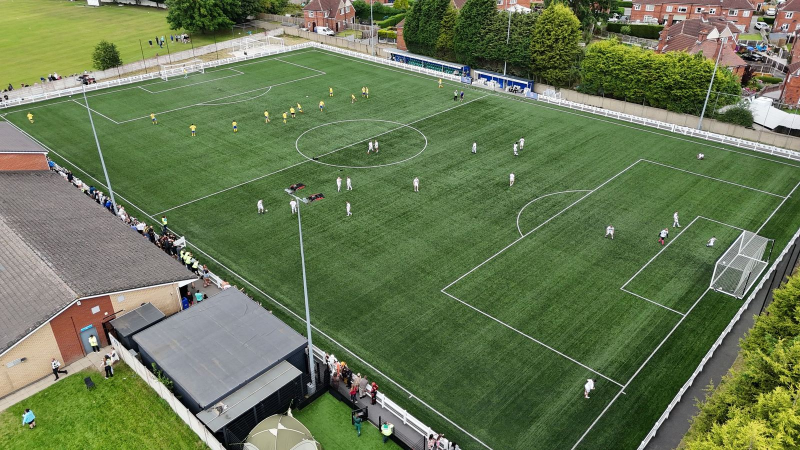
#> input picture images/originals/hero-field-original.jpg, 1600 x 900 px (shown at 1/2 size)
$ python build-hero-film.py
#> lines starting #> are read from the running program, lines starting #| are printed output that depends on the picture
"""Southbound: the old-print look of the home page photo (option I3, Eddie 2026-10-28).

The effect is baked into the file once, so phones do no extra work:
strong sepia, soft grain, a warm light leak top right, dark corners.
Source: images/originals/hero-field-original.jpg (untouched Pexels photo).
Writes images/hero-field.jpg. Then run `python3 scripts/build-images.py`
for the WebP sizes, and `npm run manifest`.

    python3 scripts/build-hero-film.py
"""
import os
import numpy as np
from PIL import Image

ROOT = os.path.join(os.path.dirname(os.path.abspath(__file__)), "..")
src = os.path.join(ROOT, "images", "originals", "hero-field-original.jpg")
out = os.path.join(ROOT, "images", "hero-field.jpg")

im = Image.open(src).convert("RGB")
#> im is the input picture: PIL image 1600x900 RGB; mean R, G, B 103.4, 119.4, 82.6
a = np.asarray(im).astype(np.float32) / 255.0
h, w = a.shape[:2]
#> h = 900; w = 1600

# Sepia at 70 percent, a touch less saturated.
sep = np.stack([
    a[..., 0] * .393 + a[..., 1] * .769 + a[..., 2] * .189,
    a[..., 0] * .349 + a[..., 1] * .686 + a[..., 2] * .168,
    a[..., 0] * .272 + a[..., 1] * .534 + a[..., 2] * .131,
], -1)
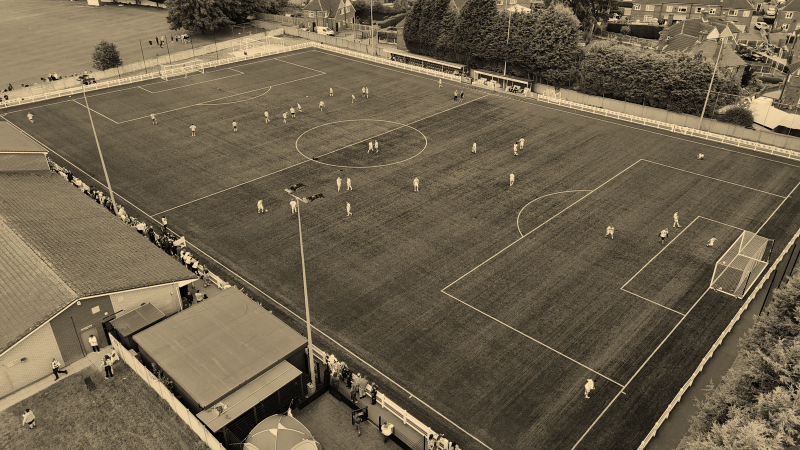
#> sep: shape (900, 1600, 3) float32 (shown at 1/2 size); mean R, G, B 0.581, 0.517, 0.403; drawn with min black and max white
a = a * .3 + np.clip(sep, 0, 1) * .7
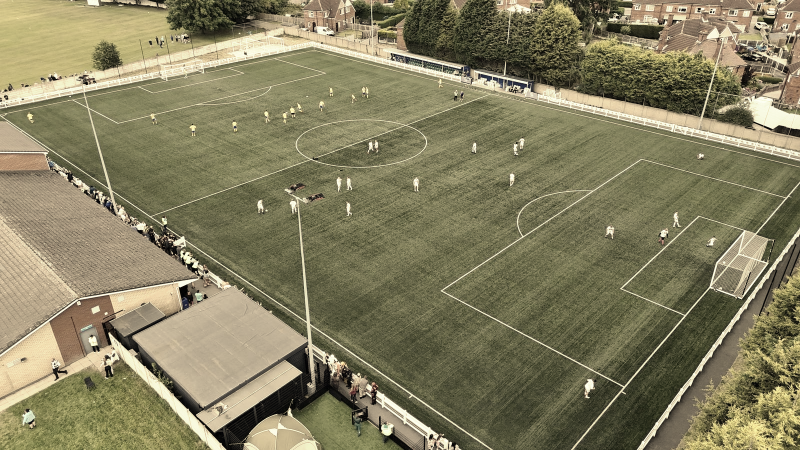
#> a: shape (900, 1600, 3) float32 (shown at 1/2 size); mean R, G, B 0.521, 0.5, 0.379

yy, xx = np.mgrid[0:h, 0:w].astype(np.float32)
# Warm light leak, top right.
d = np.sqrt(((xx - w) / (w * .7)) ** 2 + (yy / (h * .6)) ** 2)
leak = np.clip(1 - d, 0, 1) ** 1.6 * .55
a = a + leak[..., None] * np.array([1.0, .55, .24], dtype=np.float32)
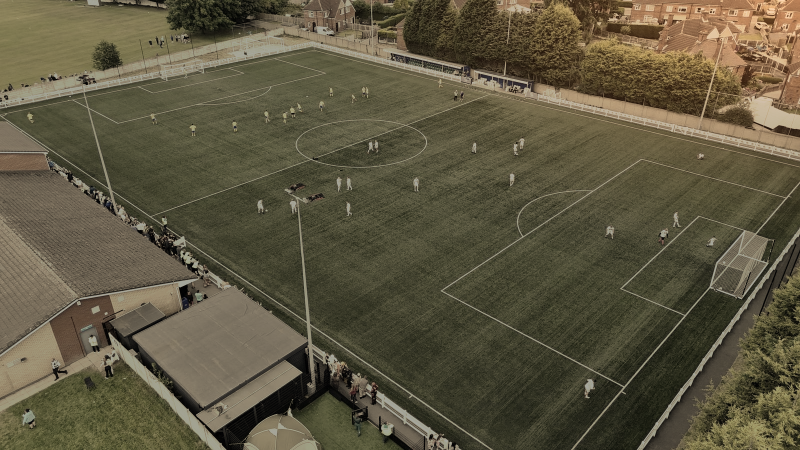
#> a: shape (900, 1600, 3) float32 (shown at 1/2 size); mean R, G, B 0.56, 0.521, 0.388; drawn with min black and max white
# Dark corners.
v = np.sqrt(((xx - w / 2) / (w * .62)) ** 2 + ((yy - h * .45) / (h * .62)) ** 2)
a = a * (1 - np.clip((v - .55) / .6, 0, 1) ** 1.5 * .5)[..., None]
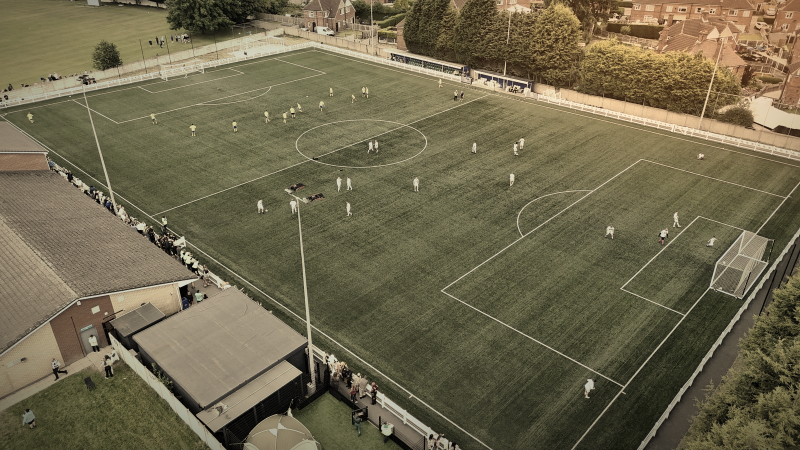
#> a: shape (900, 1600, 3) float32 (shown at 1/2 size); mean R, G, B 0.511, 0.477, 0.356; drawn with min black and max white
# Grain (fixed seed so a rebuild gives the same file).
rng = np.random.default_rng(7)
a = a + rng.normal(0, .035, (h, w, 1)).astype(np.float32)
Image.fromarray((np.clip(a, 0, 1) * 255).astype(np.uint8)).save(out, "JPEG", quality=84, optimize=True)
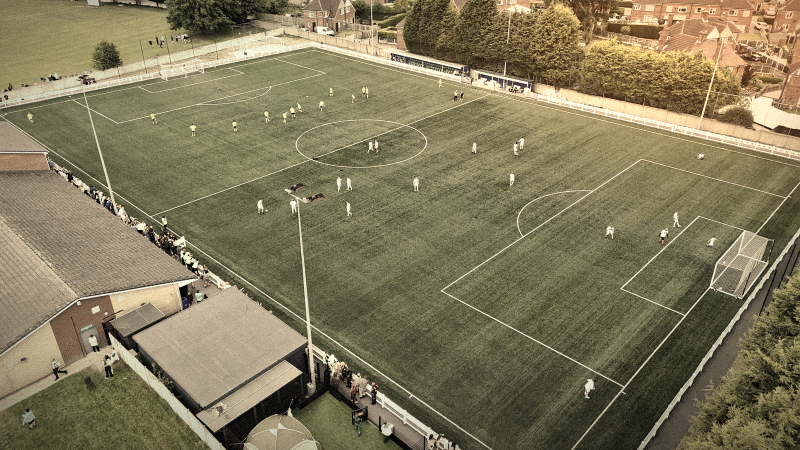
#> saved as hero-field.jpg: PIL image 1600x900 RGB (shown at 1/2 size); mean R, G, B 129.6, 121.1, 90.3
print("wrote", os.path.relpath(out, ROOT), os.path.getsize(out) // 1024, "KB")
